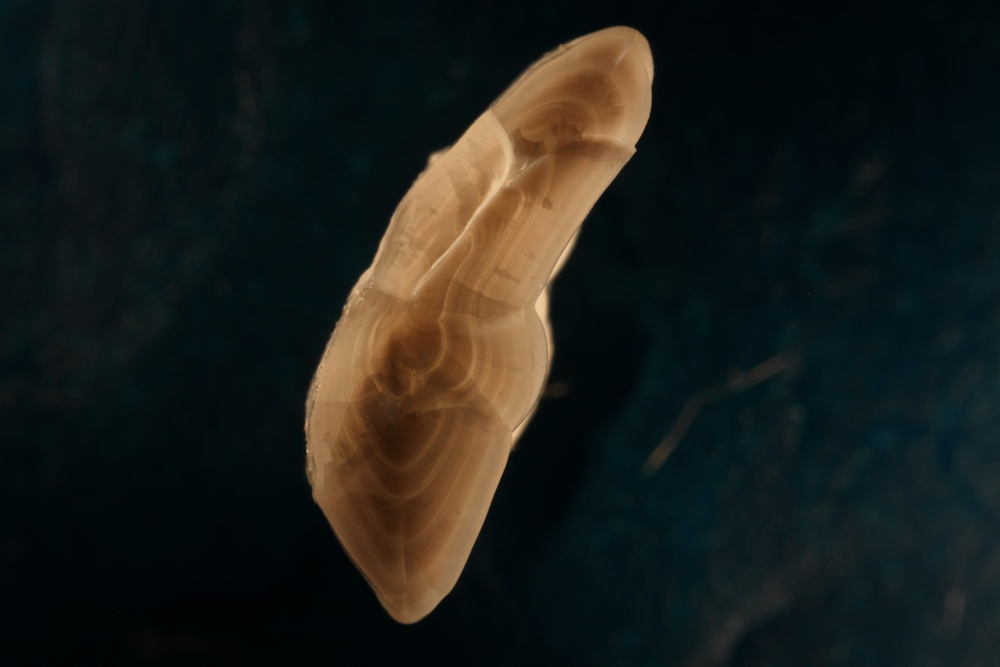
#> input picture regression/IMG_0067.JPG, 1000 x 667 px, shrunk from 5616 x 3744 before the run, found by its file name
$ python linear_regression_imgs.py   (older library calls are emulated)
#> lines starting #> are read from the running program, lines starting #| are printed output that depends on the picture; after the words box and inside, x2 and y2 are one past the last pixel; in counts of white or black regions, pixels touching at a corner belong together
from scipy.spatial import distance as dist
import scipy.misc
from imutils import perspective
from imutils import contours
import numpy as np
import argparse
import imutils
import cv2
import scipy.ndimage

#####################
image = cv2.imread("IMG_0067.JPG", cv2.IMREAD_UNCHANGED);
#> image is the input picture: shape (667, 1000, 3); mean B, G, R 26.9, 30.3, 27.1
gray = cv2.cvtColor(image, cv2.COLOR_BGR2GRAY)
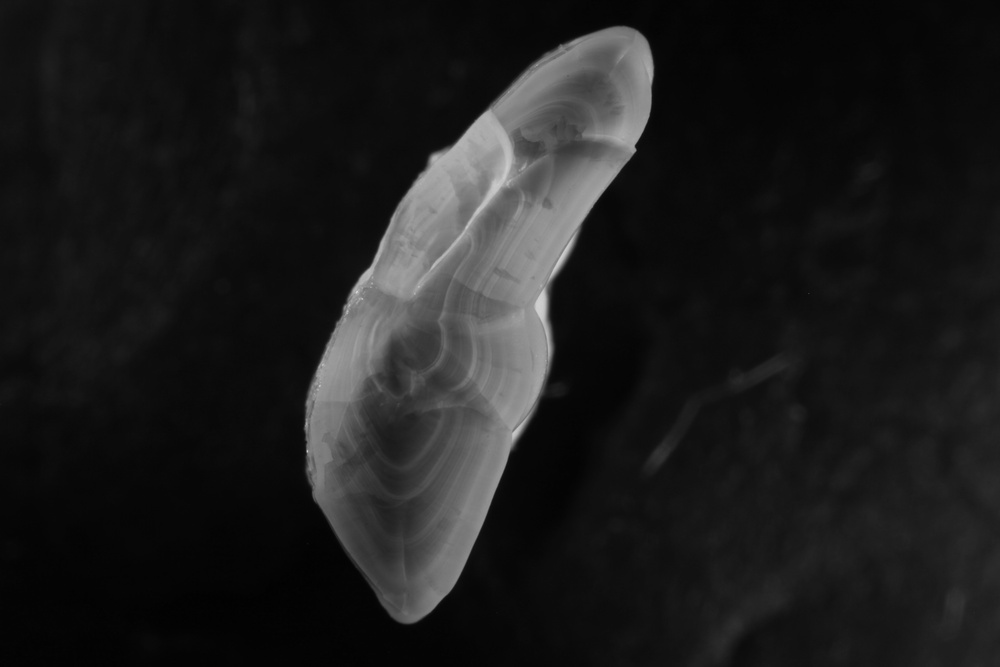
#> gray: shape (667, 1000); min 1, max 215, mean 28.9
#gray = cv2.GaussianBlur(gray, (7, 7), 0)

edges = cv2.Canny(gray, 20, 80)
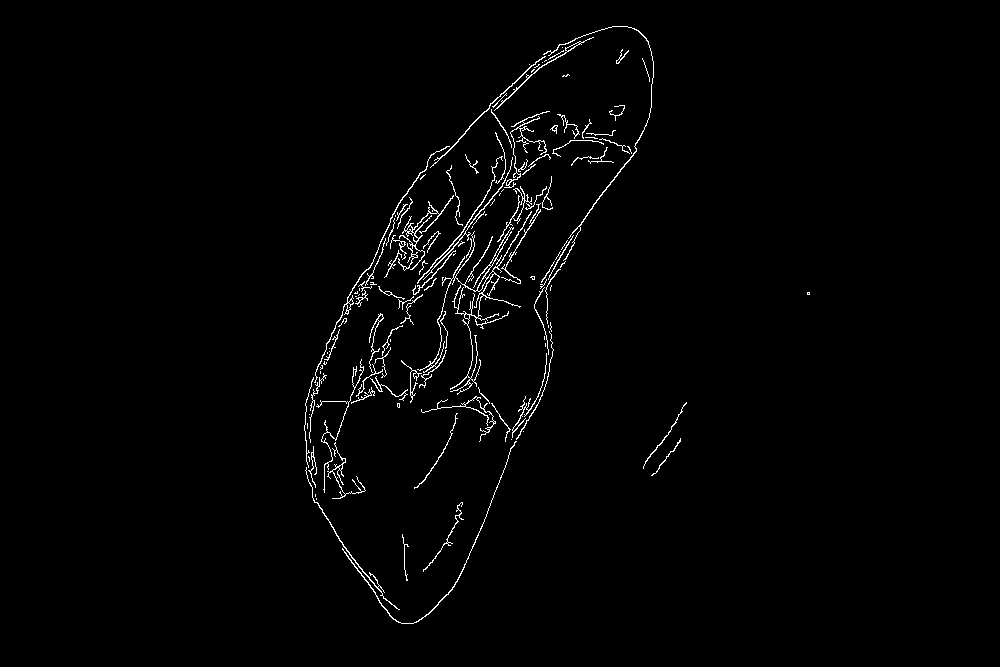
#> edges: shape (667, 1000); 1.5% white in thin lines or dots, all inside (x1, y1, x2, y2) = (304, 26, 810, 624)
scipy.misc.imsave('edge5.jpg', edges)

edges2 = scipy.ndimage.binary_dilation(edges).astype(edges.dtype)
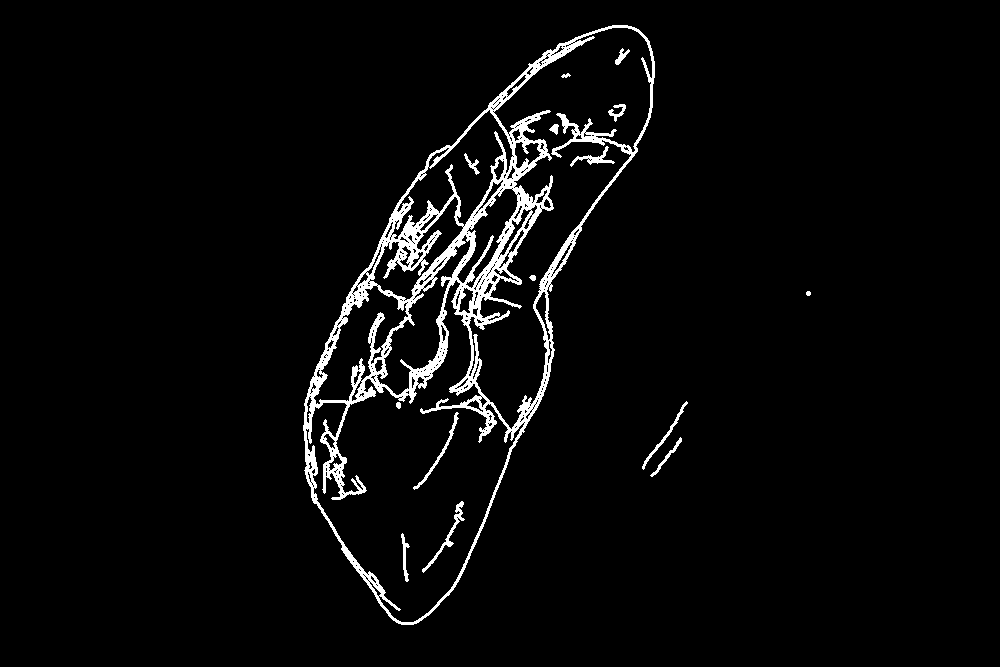
#> edges2: shape (667, 1000); values 0 (black) and 1 (white), 3.7% white; 15 white regions, largest, box (x1, y1, x2, y2) and area: (303, 25, 655, 625) 22865, (422, 501, 465, 573) 333, (413, 412, 459, 490) 277
edges2 = scipy.ndimage.binary_erosion(edges).astype(edges.dtype)
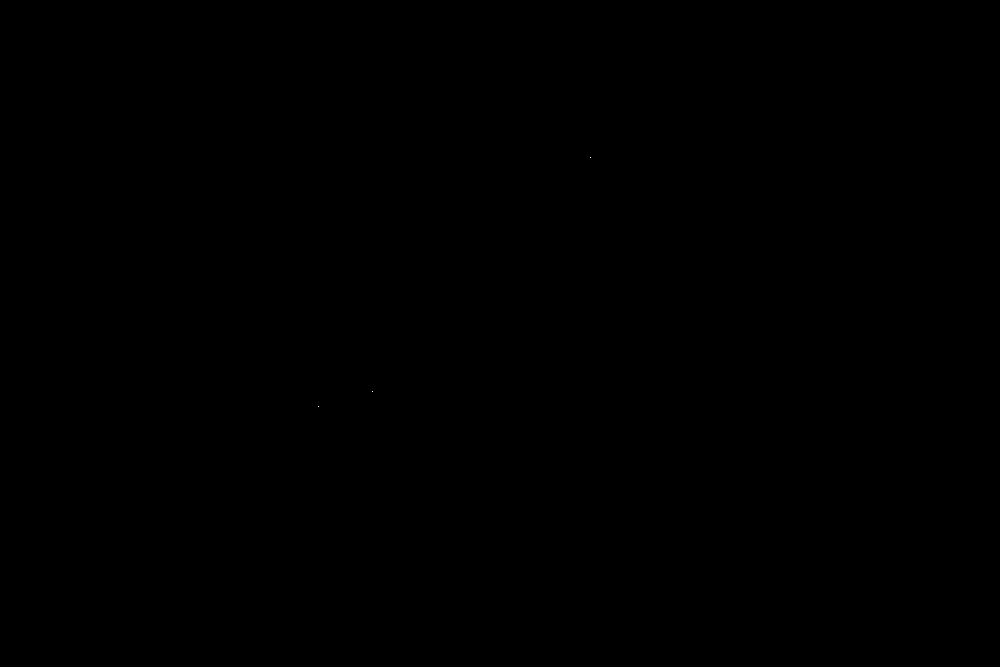
#> edges2: shape (667, 1000); values 0 (black) and 1 (white), 0% white in thin lines or dots, all inside (x1, y1, x2, y2) = (318, 157, 591, 407)
scipy.misc.imsave('edge6.jpg', edges2)

ret, thresh = cv2.threshold(edges, 127, 255, 0)
contour, hier = cv2.findContours(thresh, cv2.RETR_EXTERNAL, cv2.CHAIN_APPROX_SIMPLE)
#> contour = 130 contours, 101 with area under 20; largest, box (x1, y1, x2, y2) and area: (417, 211, 532, 395) 361, (398, 195, 454, 271) 168, (314, 146, 450, 383) 150, (494, 37, 594, 111) 114, (342, 441, 517, 624) 112
#> (the run stopped early here; a loop or call above may not have finished)
